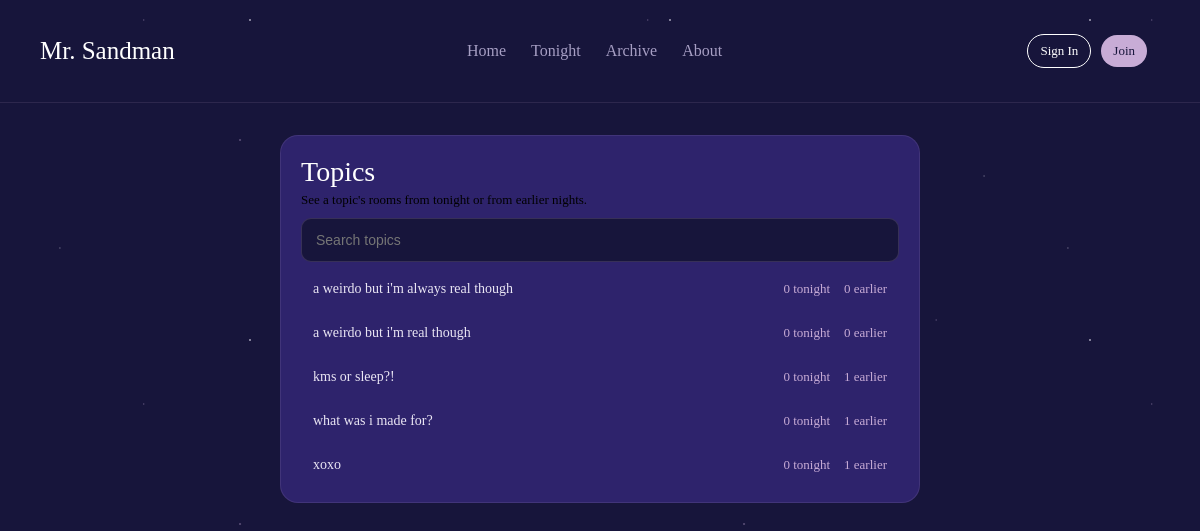
Screenshot of /chat/topics/ with the database file from the repository.
### chat/models.py (models this page shows, shortened)
class Topic(models.Model):
    name = models.CharField(max_length=200, unique=True)
    class Meta:
        ordering = ['name']

### chat/views.py (the view)
# urls.py: path('chat/topics/', views.topics, name='topics'),
def topics(request):
    start = tonight_start()
    q = request.GET.get('q', '').strip()
    topic_list = (Topic.objects.filter(name__icontains=q).annotate(
        tonight_count=Count('rooms', filter=Q(rooms__created__gte=start)),
        earlier_count=Count('rooms', filter=Q(rooms__created__lt=start)),
    ).order_by('name'))
    return render(request, 'chat/topics.html', {'q': q, 'topics': topic_list})

### chat/nights.py (called while the page is built)
def _hour():
    return getattr(settings, 'CHAT_NIGHT_START_HOUR', 18)

def tonight_start(now=None):
    now = timezone.localtime(now or timezone.now())
    start = now.replace(hour=_hour(), minute=0, second=0, microsecond=0)
    if now < start:
        start -= timedelta(days=1)
    return start

### chat/templates/chat/topics.html (shortened to what this page needs)
{% extends 'chat/base.html' %}
{% block content %}
<main class="auth-wrap">
    <div class="hub-panel hub-panel--page">
        <div class="hub-bar">
            <div>
                <h2>Topics</h2>
                <div class="hub-sub">See a topic's rooms from tonight or from earlier nights.</div>
            </div>
        </div>
        <form class="hub-search" method="get">
            <input class="Boxinput" type="search" name="q" value="{{ q }}" placeholder="Search topics" aria-label="Search topics">
        </form>
        {% for t in topics %}
            <div class="hub-topic hub-topic--row">
                <span>{{ t.name }}</span>
                <span class="hub-links">
                    <a href="{% url 'chat:home' %}?q={{ t.name|urlencode }}">{{ t.tonight_count }} tonight</a>
                    <a href="{% url 'chat:archive' %}?q={{ t.name|urlencode }}">{{ t.earlier_count }} earlier</a>
                </span>
            </div>
        {% empty %}
            <div class="hub-dim">No topics match.</div>
        {% endfor %}
    </div>
</main>
{% endblock %}

### chat/templates/chat/base.html (shortened to what this page needs)
{% load static %}
<!DOCTYPE html>
<html lang="en">
<head>
    <link rel="stylesheet" href="{% static 'css/style.css' %}">
    <link rel="stylesheet" href="{% static 'css/chat.css' %}">
    <link rel="stylesheet" href="{% static 'css/responsive.css' %}">
</head>
<body>
    <header class="navFirst">
        <nav>
            <a class="chat-brand" href="{% url 'home' %}"><span style="font-family:'asli'; font-size:25px;">Mr. Sandman</span></a>
        </nav>
        <nav class="navSec">
            <a href="{% url 'home' %}">Home</a>
            <a href="{% url 'chat:home' %}">Tonight</a>
            <a href="{% url 'chat:archive' %}">Archive</a>
            <a href="{% url 'about' %}">About</a>
        </nav>
        <nav class="navThird">
            {% if user.is_authenticated %}
                <a class="chat-who" href="{% url 'chat:profile' user.pk %}">{{ user.username }}</a>
                <form method="post" action="{% url 'chat:logout' %}" class="chat-logout-form">
                    {% csrf_token %}
                    <button type="submit" class="chat-logout">Log out</button>
                </form>
            {% else %}
                <a href="{% url 'chat:login' %}" class="sign">Sign in</a>
                <a href="{% url 'chat:signup' %}" class="join">Join</a>
            {% endif %}
        </nav>
    </header>
    {% block content %}{% endblock %}
</body>
</html>

### static/css/style.css (style rules this page uses)
* { margin: 0; padding: 0; box-sizing: border-box; }
body { background-color: #17153B; min-height: 100vh; text-transform: capitalize; }
.navFirst { font-family: 'second'; padding: 25px 40px; width: 100%; position: relative; display: flex; flex-wrap: wrap; align-items: center; justify-content: space-between; gap: 16px; color: white; border-bottom: 1px solid rgba(200,172,214,0.12); }
.navFirst a { text-decoration: none; }
.navSec { color: white; gap: 25px; display: flex; flex-wrap: wrap; flex-direction: row; justify-content: center; }
.navSec a { color: #A79FC4; }
.navThird { gap: 10px; display: inline-flex; flex-wrap: wrap; align-items: center; padding: 8px 12px; border-radius: 999px; font-size: 13px; font-weight: 500; cursor: pointer; border: 1px solid transparent; z-index: 10; font-family: 'second'; }
.navThird a { font-family: 'second'; display: inline-flex; align-items: center; gap: 5px; padding: 8px 12px; border-radius: 999px; font-size: 13px; font-weight: 500; cursor: pointer; z-index: 10; }
.sign { background-color: transparent; color: white; border: 1px solid white; }
.join { background: #C8ACD6; color: #17153B; }
h2 { font-size: clamp(28px, 5vw, 45px); }
.Boxinput { width: 100%; padding: 13px 14px; border-radius: 10px; border: 1px solid rgba(200, 172, 214, 0.18); background: #17153B; color: white; font-size: 14px; outline: none; transition: .2s; }

### static/css/chat.css (style rules this page uses)
:root { --c-night: #17153B; --c-indigo: #2E236C; --c-sand: #C8ACD6; --c-dim: #A79FC4; --c-moon: #EAE6F4; --c-line: rgba(200, 172, 214, 0.12); }
.hub, .hub *, .auth-wrap, .auth-wrap * { text-transform: none; }
:where(.hub, .auth-wrap) a { color: var(--c-sand); text-decoration: none; }
.hub-panel { background: var(--c-indigo); border: 1px solid var(--c-line); border-radius: 18px; padding: 20px; display: flex; flex-direction: column; gap: 10px; font-size: 14px; }
.hub-panel--page { width: 100%; max-width: 640px; }
.hub-bar { display: flex; justify-content: space-between; align-items: center; gap: 16px; }
.hub-bar h2 { font-family: 'second', Georgia, serif; font-size: 28px; font-weight: 500; color: white; }
.hub-sub { font-size: 13px; margin-top: 4px; }
.hub-search .Boxinput { width: 100%; }
.hub-topic { display: flex; justify-content: space-between; gap: 10px; padding: 9px 12px; border-radius: 10px; color: var(--c-moon); font-size: 14px; transition: background .2s; }
.auth-wrap { display: flex; justify-content: center; align-items: flex-start; padding: 32px 20px 48px; }
.navFirst nav a.chat-brand { color: inherit; text-decoration: none; }
.hub-topic--row { align-items: center; }
.hub-links { display: inline-flex; gap: 14px; font-size: 13px; }
.hub-links a { color: var(--c-sand); }
.chat-head, .hub-bar, .hub-room-top { flex-wrap: wrap; }
.hub-topic { flex-wrap: wrap; }
.hub-links { flex-wrap: wrap; }

### rows the page displays
Topic: name "a weirdo but i'm always real though", tonight_count "0", earlier_count "0"
Topic: name "a weirdo but i'm real though", tonight_count "0", earlier_count "0"
Topic: name "kms or sleep?!", tonight_count "0", earlier_count "1"
Topic: name "what was i made for?", tonight_count "0", earlier_count "1"
Topic: name "xoxo", tonight_count "0", earlier_count "1"
